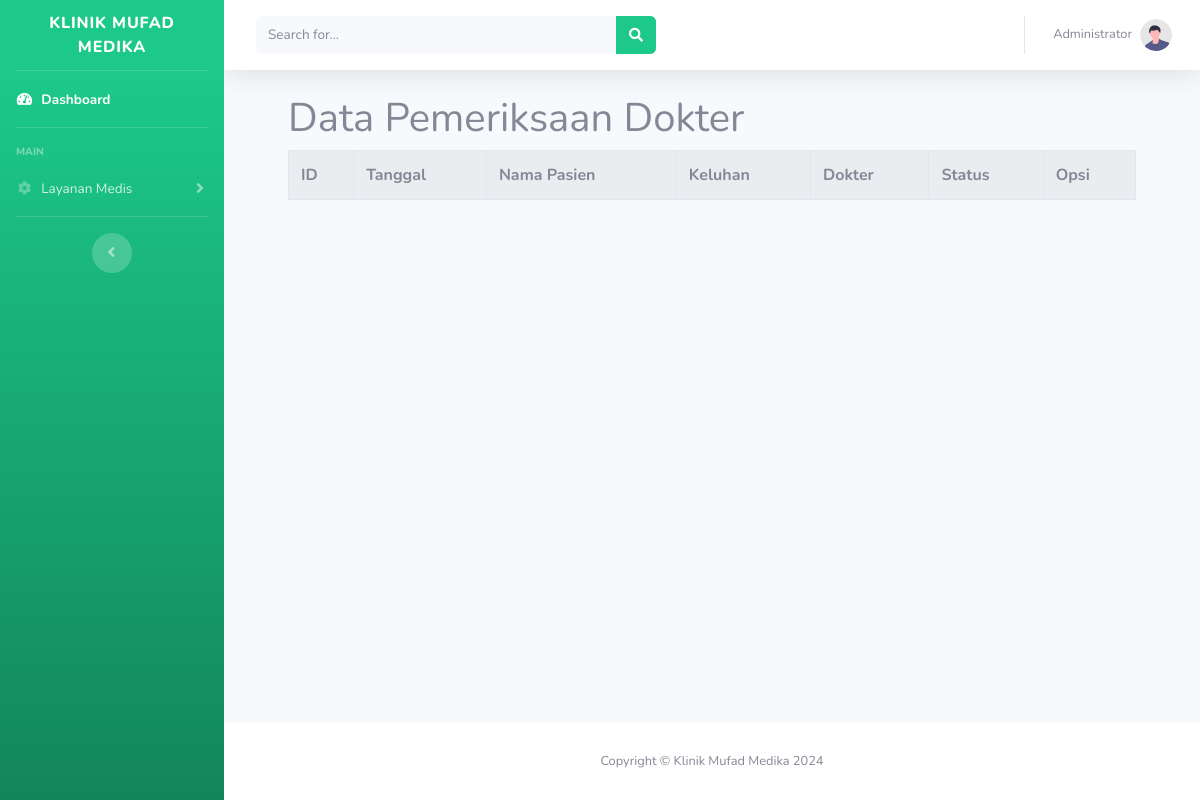
Page /index.php?route=inspection (signed in) on the earlier database version.
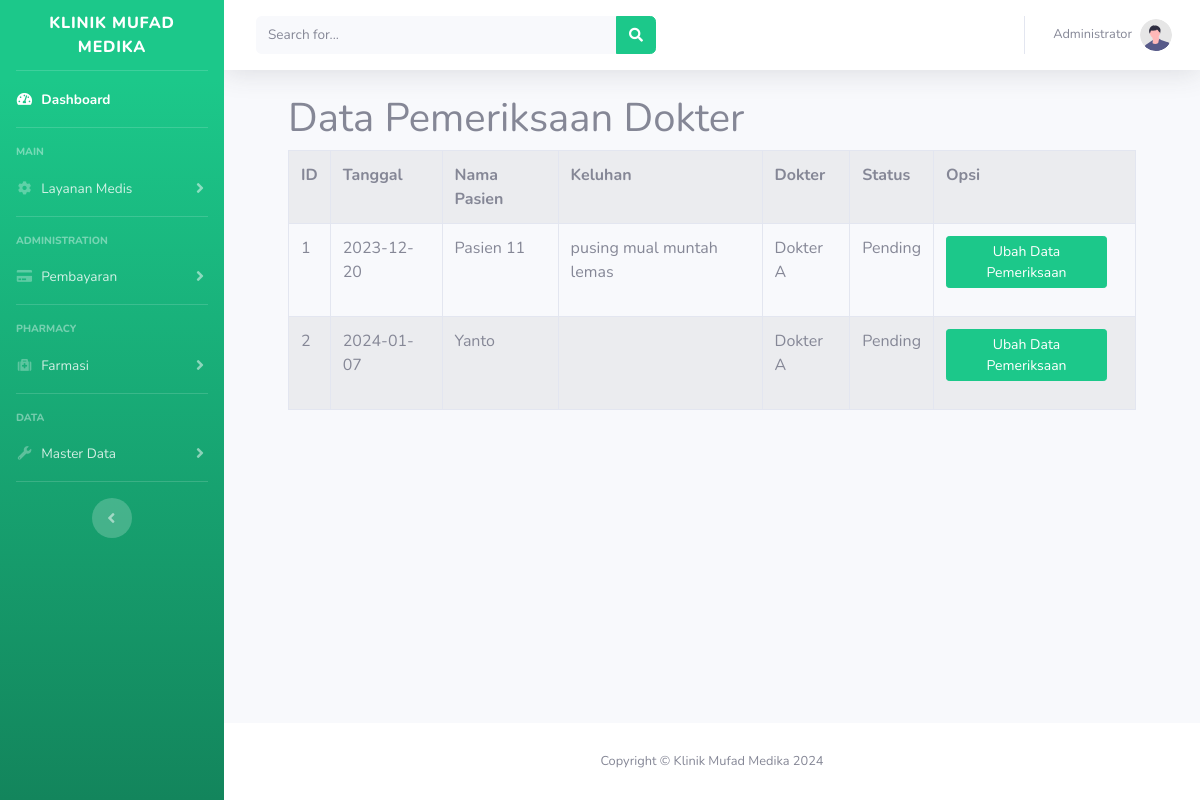
Same page on the later database version.
### tables this page shows
CREATE TABLE `medical_services` (
  `medical_id` int(11) NOT NULL,
  `patient_id` int(11) NOT NULL,
  `user_id` int(11) NOT NULL,
  `doctor_id` int(11) NOT NULL,
  `service_id` int(11) NOT NULL,
  `trx_no` varchar(25) NOT NULL,
  `date` date NOT NULL,
  `type` varchar(100) NOT NULL,
  `complaints` text,
  `admin_fee` double NOT NULL,
  `subtotal` double NOT NULL,
  `status` varchar(20) NOT NULL
);

CREATE TABLE `patients` (
  `patient_id` int(11) NOT NULL,
  `full_name` varchar(199) NOT NULL,
  `address` text NOT NULL,
  `medical_number` varchar(50) NOT NULL,
  `age` varchar(50) NOT NULL,
  `gender` varchar(20) NOT NULL,
  `nik` varchar(20) NOT NULL,
  `phone` varchar(14) NOT NULL,
  `email` varchar(200) NOT NULL,
  `status` varchar(20) NOT NULL
);

CREATE TABLE `doctors` (
  `doctor_id` int(11) NOT NULL,
  `full_name` varchar(200) NOT NULL,
  `username` varchar(50) NOT NULL,
  `password` text NOT NULL,
  `email` varchar(200) NOT NULL,
  `phone` varchar(16) NOT NULL,
  `skill` varchar(200) NOT NULL,
  `working_hours` varchar(100) NOT NULL,
  `fee` int(11) NOT NULL,
  `status` varchar(20) NOT NULL
);

### src/controllers/InspectionController.php (called while the page is built, shortened)
<?php
require_once 'src/models/Medical.php';
class InspectionController {
    private $medicalModel;
    public function __construct() {
        $this->medicalModel = new Medical();
    }
    public function read() {
        if($_SESSION['user_role'] == "Administrator"){
            $medical = $this->medicalModel->getAllMedical();
        }else{
            $medical = $this->medicalModel->getAllMedicalByDoctor($_SESSION['user_id']);
        }
        require 'src/views/inspection/read.php';
    }
}
?>

### src/config/database.php (called while the page is built, shortened)
<?php
class Database {
    private $host = "localhost";
    private $username = "root";
    private $password = "rootdb007";
    private $database = "klinik";
    private $conn;
    public function __construct() {
        $this->conn = new mysqli($this->host, $this->username, $this->password, $this->database);
    }
    public function getConnection() {
        return $this->conn;
    }
}

### src/models/Medical.php (called while the page is built, shortened)
<?php
require_once 'src/config/database.php';
class Medical {
    private $conn;
    public function __construct() {
        $databaseConfig = new Database();
        $this->conn = $databaseConfig->getConnection();
    }
    public function getAllMedical() {
        $query = "SELECT ms.medical_id, date, p.full_name patient,ms.complaints, d.full_name doctor, ms.status FROM medical_services ms
                    JOIN patients p ON ms.patient_id=p.patient_id
                    JOIN doctors d ON ms.doctor_id=d.doctor_id
                ";
        $result = $this->conn->query($query);
        $medical = [];
        if ($result->num_rows > 0) {
            while ($row = $result->fetch_assoc()) {
                $medical[] = $row;
            }
        }
        return $medical;
    }
}
?>

### src/views/inspection/read.php (the view, shortened to what the changed rows need)
<?php
require "src/views/layouts/header.php";
?>
<main class="col-md-12 ms-sm-auto col-lg-12 px-md-4">
    <div class="m-3">
        <h1>Data Pemeriksaan Dokter</h1>
        <table class="table table-striped table-bordered">
            <tr>
                <th>ID</th>
                <th>Tanggal</th>
                <th>Nama Pasien</th>
                <th>Keluhan</th>
                <th>Dokter</th>
                <th>Status</th>
                <th>Opsi</th>
            </tr>
            <?php foreach ($medical as $p): ?>
            <tr>
                <td><?= $p['medical_id']; ?></td>
                <td><?= $p['date']; ?></td>
                <td><?= $p['patient']; ?></td>
                <td><?= $p['complaints']; ?></td>
                <td><?= $p['doctor']; ?></td>
                <td><?= $p['status'] ?></td>
                <td>
                    <div class="form-group">
                        <?php if($p['status'] == 'Vital Sign') { ?>
                            <a href="index.php?route=inspection/create&id=<?= $p['medical_id']; ?>" class="btn btn-sm btn-success mr-3">Pemeriksaan Dokter</a>
                        <?php }else{ ?>
                            <a href="index.php?route=inspection/update&id=<?= $p['medical_id']; ?>" class="btn btn-sm btn-success mr-3">Ubah Data Pemeriksaan</a>
                        <?php } ?>
                    </div>
                </td>
            </tr>
            <?php endforeach; ?>
        </table>
    </div>
</main>
<?php
include "src/views/layouts/footer.php";
?>

### src/views/layouts/sidebar.php (shortened to what the changed rows need)
<ul class="navbar-nav bg-gradient-success sidebar sidebar-dark accordion" id="accordionSidebar">
<a class="sidebar-brand d-flex align-items-center justify-content-center" href="/klinik">
    <div class="sidebar-brand-text mx-3">Klinik Mufad Medika</div>
</a>
<hr class="sidebar-divider my-0">
<li class="nav-item active">
    <a class="nav-link" href="index.php?route=home">
        <span>Dashboard</span></a>
</li>
<hr class="sidebar-divider">
<div class="sidebar-heading">
    Main
</div>
<li class="nav-item">
    <a class="nav-link collapsed" href="#" data-toggle="collapse" data-target="#collapseTwo"
        aria-expanded="true" aria-controls="collapseTwo">
    </a>
</li>
<hr class="sidebar-divider">
<?php if(str_contains($_SESSION['user_access'],'payment')): ?>
<div class="sidebar-heading">
    Administration
</div>
<li class="nav-item">
    <a class="nav-link collapsed" href="#" data-toggle="collapse" data-target="#collapseUtilities"
        aria-expanded="true" aria-controls="collapseUtilities">
        <i class="fas fa-fw fa-credit-card"></i>
        <span>Pembayaran</span>
    </a>
</li>
<hr class="sidebar-divider">
<?php endif; ?>
<?php if(str_contains($_SESSION['user_access'],'pharmacy')): ?>
<div class="sidebar-heading">
    Pharmacy
</div>
<li class="nav-item">
    <a class="nav-link collapsed" href="#" data-toggle="collapse" data-target="#collapsePharmacy"
        aria-expanded="true" aria-controls="collapsePharmacy">
        <i class="fas fa-fw fa-medkit"></i>
        <span>Farmasi</span>
    </a>
</li>
<hr class="sidebar-divider">
<?php endif; ?>
<?php if(str_contains($_SESSION['user_access'],'master')): ?>
<div class="sidebar-heading">
    Data
</div>
<li class="nav-item">
    <a class="nav-link collapsed" href="#" data-toggle="collapse" data-target="#collapseData"
        aria-expanded="true" aria-controls="collapseData">
        <i class="fas fa-fw fa-wrench"></i>
        <span>Master Data</span>
    </a>
</li>
<hr class="sidebar-divider d-none d-md-block">
<?php endif; ?>
<div class="text-center d-none d-md-inline">
    <button class="rounded-circle border-0" id="sidebarToggle"></button>
</div>
</ul>

Differences in the rows shown:
added medical_services: medical_id "1", date "2023-12-20", patient.full_name "Pasien 11", complaints "pusing mual muntah lemas", doctor.full_name "Dokter A", status "Pending"
added medical_services: medical_id "2", date "2024-01-07", patient.full_name "Yanto", doctor.full_name "Dokter A", status "Pending"
Other differences:
text now shown: "ADMINISTRATION Pembayaran PHARMACY Farmasi DATA Master Data"
